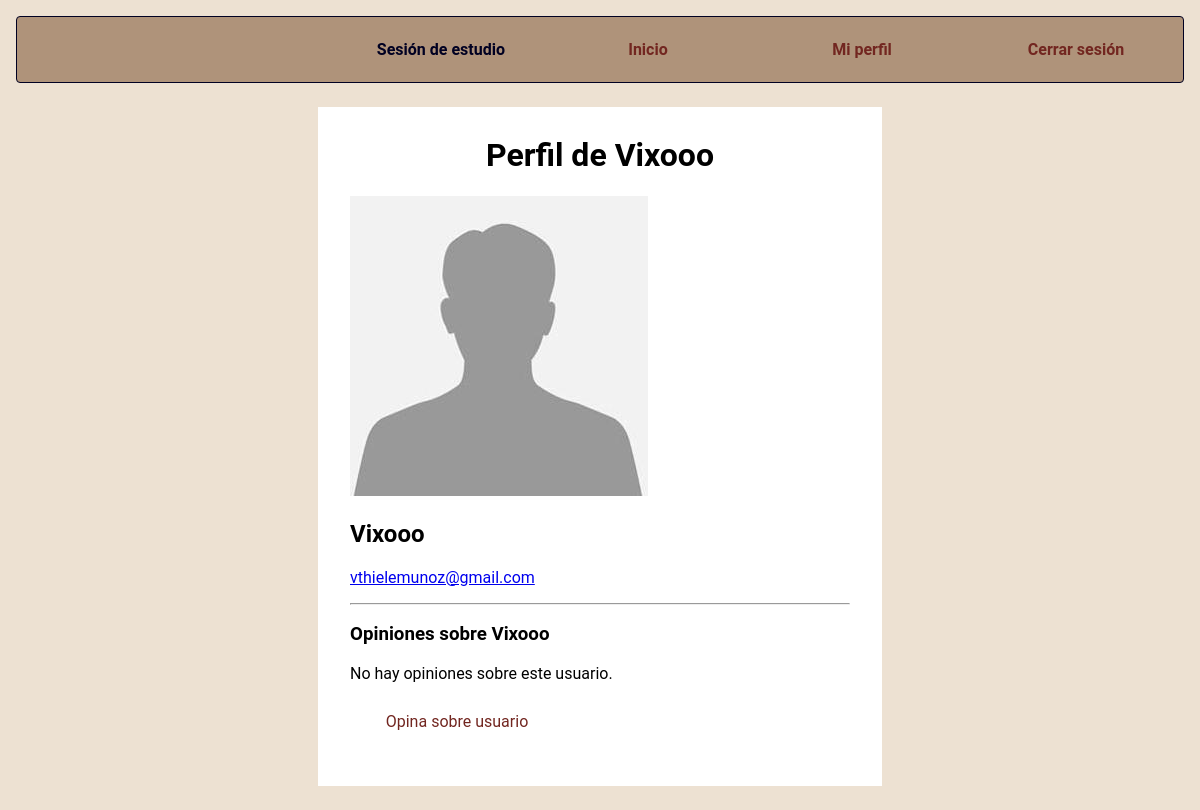
/perfil/Vixooo/ (signed in), run on the app's committed database.
### appG7/models.py (models this page shows, shortened)
class User(AbstractUser):
  id = models.AutoField(primary_key = True)
  pronombres = [('La', 'La'), ('El', 'El'), ('Le', 'Le'), ('Otro', 'Otro')]
  pronombre = models.CharField(max_length = 5, choices = pronombres)
  apodo = models.CharField(max_length = 30)

class Profile(models.Model):
  user = models.OneToOneField(User, on_delete = models.CASCADE)
  bio = models.TextField(max_length = 500, blank = True)
  profile_pic = models.ImageField(default='avatar.jpg',upload_to = 'profile_pics', blank = True)

### appG7/views.py (the view, shortened to what this page needs)
# urls.py: path('perfil/<str:user_apodo>/', views.UserProfile.as_view(), name='user_profile'),
class UserProfile(View):
    def get(self, request, user_apodo):
        user = get_object_or_404(User, username=user_apodo)
        user_form = UserUpdateForm(instance=request.user)
        profile_form = ProfileUpdateForm(instance=request.user.profile)
        opiniones = OpinionUser.objects.filter(id_criticado=user)
        context = {
            'user': user,
            'user_form': user_form,
            'profile_form': profile_form,
            'opiniones': opiniones
        }
        return render(request, 'appG7/perfil.html', context)

### appG7/templates/appG7/perfil.html (shortened to what this page needs)
{% extends 'appG7/base.html' %}
{% block css %}
{% load static %}
<link rel="stylesheet" type="text/css" href="{% static '/appG7/login.css' %}">
<link rel="stylesheet" type="text/css" href="{% static '/appG7/perfil.css' %}">
{% endblock %}
{% block content %}
<div class="container">
   <h1 id="bajada"> Perfil de {{ user.username }} <br> </h1>
   {% if user.profile %}
      <img src="{{user.profile.profile_pic.url}}" alt="{{ user.username }}" class="profile_pic"  accept=".jpg,.jpeg,.png"/>
   {% endif %}
   <h2 class="text-center">{{ user.username | title }}</h2>
   <p class="text-center"><a href="mailto:{{user.email}}">{{user.email}}</a></p>
   <hr>
   <h3>Opiniones sobre {{ user.username }}</h3>
      {% for opinion in opiniones %}
         <div class="opinion">
            <p><strong>{{ opinion.id_critico.username }}</strong> dice: <i>{{ opinion.opinion }}</i></p>
            <ul>
               <li>Puntualidad: {{ opinion.puntualidad }}/10</li>
               <li>Respeto: {{ opinion.respeto }}/10</li>
            </ul>
         </div>
      {% empty %}
         <p>No hay opiniones sobre este usuario.</p>
      {% endfor %}
   {% if request.user == user %}
   <hr>
   <h3>Actualizar perfil</h3>
   <form method="POST" enctype="multipart/form-data">
      {% csrf_token %}
      <div class="form-group">
         <label for="username">Nombre de usuario:</label>
         {{ UserUpdateForm.username }}
         {{ user_form.username }}
       </div>
       <div class="form-group">
         <label for="email">Email:</label>
         {{ UserUpdateForm.email }}
         {{ user_form.email}}
       </div>
       <div class="form-group">
         <label for="bio">Biografía:</label>
         {{ ProfileUpdateForm.bio}}
         {{ profile_form.bio }}
       </div>
       <div class="form-group">
         <label for="profile_pic">Foto de perfil:</label>
         {{ ProfileUpdateForm.profile_pic }}
         {{ profile_form.profile_pic }}
       </div>
      <button type="submit" class="btn btn-primary">Actualizar</button>
  </form>
   {% else %}
      <a href="{% url 'opinion_usuario' request.user.username user.username %}" class="btn btn-outline-success">Opina sobre usuario</a>
   {% endif %}
</div>
{% endblock %}

### appG7/static/appG7/style.css (style rules this page uses)
:root { --black-color: #000022; --pink-color: #fcdc28; }
body { margin: 0; background-color: #ede1d2; font-family: "Roboto", sans-serif; }
.btn.btn-outline-success { width: 150px; height: 15px; color: #722620; padding: 15px 25px; text-decoration: none; margin: 10px 7px; display: flex; justify-content: center; align-items: center; }
.btn-outline-success { margin-right: 10px; }

### appG7/static/appG7/login.css (style rules this page uses)
:root { --color-borde: #dbdbdb; }
.container { height: 50%; max-width: 500px; margin: 2% auto; padding: 2rem; padding-top: .5rem; background-color: #ffffff; }
#bajada { text-align: center; }

### data on the page
User: username "Vixooo", profile.profile_pic (placeholder picture), email "vthielemunoz@gmail.com"
